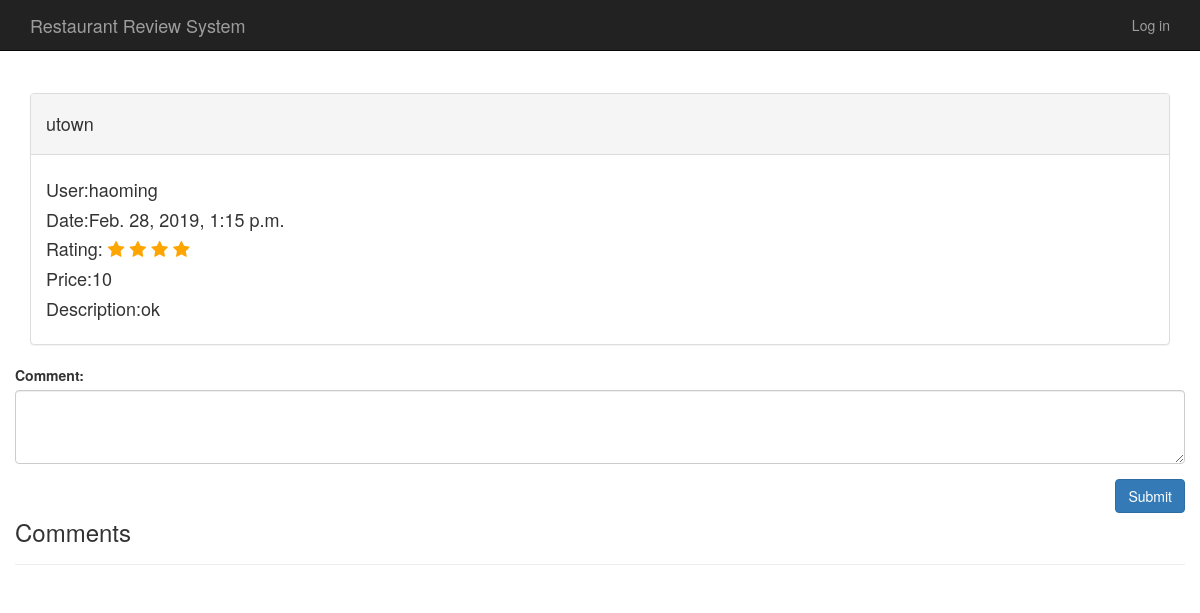
The app's page /detail/2 with its own data.
### web/models.py (models this page shows)
class Review(models.Model):
    review_id = models.AutoField(primary_key=True)
    restaurant = models.ForeignKey(Restaurant, on_delete=models.CASCADE)
    user = models.ForeignKey(User, on_delete=models.CASCADE)
    rating = models.IntegerField(default=0, validators=[
            MaxValueValidator(5),
            MinValueValidator(0)
        ])
    price = models.IntegerField(default=0)
    description = models.CharField(max_length=300)
    likes = models.IntegerField(default=0)
    date = models.DateTimeField(auto_now_add=True, blank=True)

class Restaurant(models.Model):
    restaurant_id =  models.AutoField(primary_key=True)
    name = models.CharField(max_length=200)
    address = models.CharField(max_length=200)
    category = models.CharField(max_length=30)
    price = models.IntegerField(default=0)

class User(models.Model):
    user_id = models.AutoField(primary_key=True)
    user_name = models.CharField(max_length=200)
    password = models.CharField(max_length=200)

### web/views.py (the view)
# urls.py: path('detail/<int:review_id>',views.reveiw_detail, name='detail'),
def reveiw_detail(request, review_id):
    review = Review.objects.get(review_id=review_id)
    comments = Comment.objects.filter(review=review).order_by('-date')
    return render(request, 'detail.html', {'review': review,'comments':comments,'range':range(review.rating)})

### web/templates/detail.html (shortened to what this page needs)
{% extends "shared/base.html" %}
{% block content %}
<div class="row clearfix">
    <div class="col-xs-14 column">
        <div class="panel-body" style="padding-bottom: 0px;">
            <div class="panel panel-default">
                <div class="panel-heading"><h4>{{ review.restaurant.name }}</h4></div>
                <div class="panel-body">
                    <h4>User:{{ review.user.user_name }}</h4>
                    <h4>Date:{{ review.date }}</h4>
                    <h4>Rating:
                        {% for i in range %}
                        <span class="fa fa-star" style="color: orange;"></span>
                        {% endfor %}
                    </h4>
                    <h4>Price:{{ review.price }}</h4>
                    <h4>Description:{{ review.description }}</h4>
                </div>
            </div>
        </div>
    </div>
</div>
<form method="POST" class="form-horizontal" role="form" action="/comment/{{review.review_id}}">
    <div class="form-group">
        <label for="comment">Comment:</label>
        <textarea class="form-control" rows="3" id="comment" name="comment"></textarea>
    </div>
    <div class="form-group pull-right">
        <input type="submit" value="Submit" class="btn btn-primary btn-block btn-btn1">
    </div>
</form>
<div class="row">
    <div class="page-header">
        <h3>
            Comments
        </h3>
    </div>
</div>
{% endblock %}

### records on screen
Review: restaurant.name "utown", user.user_name "haoming", date "Feb. 28, 2019, 1:15 p.m.", price "10", description "ok"
